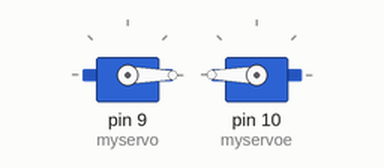
This sketch was run on a simulated Arduino Uno, built with avr-gcc and run on an emulated ATmega328P. On the bench: 2 × servo.

Above: at 0.05 s.
At 1.05 s:
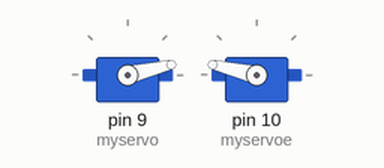
Timing chart, 0 to 3.9 s (numbered marks = the images above):
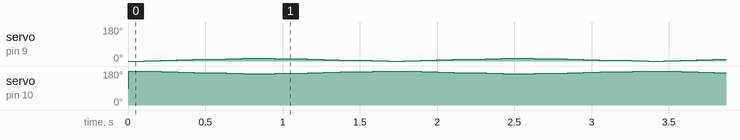

The sketch:

sharkhacks-01.ino
```cpp
//SHARKHACKS - JANETCHOI 20201206
//ROTATE MIRROR SERVOS

#include <Servo.h>

Servo myservo;
Servo myservoe;

int pos = 0;
int steps = 2;

void setup() {
  myservo.attach(9);
  myservoe.attach(10);
}

void loop() {
  for (pos = 0; pos <= 15; pos += steps) {
    // in steps of 1 degree
    myservo.write(pos);
    delay(5);
    myservoe.write(180-pos);
    delay(100);//
  }
  for (pos = 15; pos >= 0; pos -= steps) {
    myservo.write(pos);
    delay(5);
    myservoe.write(180-pos);
    delay(100);
  }
}
```

Measured:
- by itself, servo on pin 9 (myservo): repeats every 1.7 s: 4° 0.11 s, 6° 0.11 s, 8° 0.11 s, 10° 0.11 s, 12° 0.11 s, 14° 0.11 s, 15° 0.11 s, 13° 0.11 s, 11° 0.11 s, 9° 0.11 s, 7° 0.11 s, 5° 0.11 s, 3° 0.11 s, 1° 0.11 s, 0° 0.11 s, 2° 0.11 s
- by itself, servo on pin 10 (myservoe): repeats every 1.7 s: 178° 0.11 s, 176° 0.11 s, 174° 0.11 s, 172° 0.11 s, 170° 0.11 s, 168° 0.11 s, 166° 0.11 s, 165° 0.11 s, 167° 0.11 s, 169° 0.11 s, 171° 0.11 s, 173° 0.11 s, 175° 0.11 s, 177° 0.11 s, 179° 0.11 s, 180° 0.11 s
